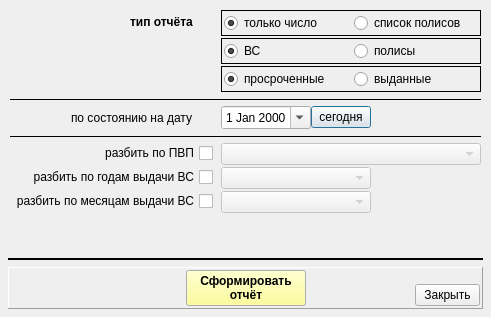
<?xml version="1.0" encoding="UTF-8"?>
<ui version="4.0">
 <class>print_expired_vs_statistic_wnd</class>
 <widget class="QDialog" name="print_expired_vs_statistic_wnd">
  <property name="geometry">
   <rect>
    <x>0</x>
    <y>0</y>
    <width>491</width>
    <height>317</height>
   </rect>
  </property>
  <property name="windowTitle">
   <string>Застрахованные с просроченными/выданными ВС/полисами</string>
  </property>
  <layout class="QVBoxLayout" name="verticalLayout" stretch="1,0,0">
   <property name="spacing">
    <number>6</number>
   </property>
   <property name="leftMargin">
    <number>8</number>
   </property>
   <property name="topMargin">
    <number>8</number>
   </property>
   <property name="rightMargin">
    <number>8</number>
   </property>
   <property name="bottomMargin">
    <number>8</number>
   </property>
   <item>
    <layout class="QFormLayout" name="formLayout">
     <property name="fieldGrowthPolicy">
      <enum>QFormLayout::AllNonFixedFieldsGrow</enum>
     </property>
     <property name="labelAlignment">
      <set>Qt::AlignRight|Qt::AlignTrailing|Qt::AlignVCenter</set>
     </property>
     <property name="horizontalSpacing">
      <number>8</number>
     </property>
     <property name="verticalSpacing">
      <number>2</number>
     </property>
     <property name="leftMargin">
      <number>2</number>
     </property>
     <property name="topMargin">
      <number>2</number>
     </property>
     <property name="rightMargin">
      <number>2</number>
     </property>
     <property name="bottomMargin">
      <number>2</number>
     </property>
     <item row="0" column="0">
      <widget class="QLabel" name="label">
       <property name="font">
        <font>
         <weight>75</weight>
         <bold>true</bold>
        </font>
       </property>
       <property name="text">
        <string>тип отчёта      </string>
       </property>
      </widget>
     </item>
     <item row="0" column="1">
      <widget class="QFrame" name="">
       <property name="frameShape">
        <enum>QFrame::Panel</enum>
       </property>
       <layout class="QHBoxLayout" name="horizontalLayout_2">
        <property name="leftMargin">
         <number>2</number>
        </property>
        <property name="topMargin">
         <number>2</number>
        </property>
        <property name="rightMargin">
         <number>2</number>
        </property>
        <property name="bottomMargin">
         <number>2</number>
        </property>
        <item>
         <widget class="QRadioButton" name="rb_count">
          <property name="text">
           <string>только число</string>
          </property>
          <property name="checked">
           <bool>true</bool>
          </property>
         </widget>
        </item>
        <item>
         <widget class="QRadioButton" name="rb_list">
          <property name="text">
           <string>список полисов</string>
          </property>
         </widget>
        </item>
       </layout>
      </widget>
     </item>
     <item row="1" column="1">
      <widget class="QFrame" name="frame_4">
       <property name="frameShape">
        <enum>QFrame::Panel</enum>
       </property>
       <layout class="QHBoxLayout" name="horizontalLayout_4">
        <property name="leftMargin">
         <number>2</number>
        </property>
        <property name="topMargin">
         <number>2</number>
        </property>
        <property name="rightMargin">
         <number>2</number>
        </property>
        <property name="bottomMargin">
         <number>2</number>
        </property>
        <item>
         <widget class="QRadioButton" name="rb_vs">
          <property name="text">
           <string>ВС</string>
          </property>
          <property name="checked">
           <bool>true</bool>
          </property>
         </widget>
        </item>
        <item>
         <widget class="QRadioButton" name="rb_pol">
          <property name="text">
           <string>полисы</string>
          </property>
          <property name="checked">
           <bool>false</bool>
          </property>
         </widget>
        </item>
       </layout>
      </widget>
     </item>
     <item row="2" column="1">
      <widget class="QFrame" name="frame_3">
       <property name="frameShape">
        <enum>QFrame::Panel</enum>
       </property>
       <layout class="QHBoxLayout" name="horizontalLayout_3">
        <property name="leftMargin">
         <number>2</number>
        </property>
        <property name="topMargin">
         <number>2</number>
        </property>
        <property name="rightMargin">
         <number>2</number>
        </property>
        <property name="bottomMargin">
         <number>2</number>
        </property>
        <item>
         <widget class="QRadioButton" name="rb_outtime">
          <property name="text">
           <string>просроченные</string>
          </property>
          <property name="checked">
           <bool>true</bool>
          </property>
         </widget>
        </item>
        <item>
         <widget class="QRadioButton" name="rb_get2hand">
          <property name="text">
           <string>выданные</string>
          </property>
          <property name="checked">
           <bool>false</bool>
          </property>
         </widget>
        </item>
       </layout>
      </widget>
     </item>
     <item row="3" column="0" colspan="2">
      <widget class="Line" name="line_4">
       <property name="minimumSize">
        <size>
         <width>0</width>
         <height>10</height>
        </size>
       </property>
       <property name="frameShadow">
        <enum>QFrame::Plain</enum>
       </property>
       <property name="lineWidth">
        <number>1</number>
       </property>
       <property name="orientation">
        <enum>Qt::Horizontal</enum>
       </property>
      </widget>
     </item>
     <item row="4" column="0">
      <widget class="QLabel" name="label_2">
       <property name="text">
        <string>по состоянию на дату      </string>
       </property>
      </widget>
     </item>
     <item row="4" column="1">
      <layout class="QHBoxLayout" name="horizontalLayout_5">
       <property name="leftMargin">
        <number>0</number>
       </property>
       <property name="topMargin">
        <number>0</number>
       </property>
       <property name="rightMargin">
        <number>0</number>
       </property>
       <property name="bottomMargin">
        <number>0</number>
       </property>
       <item>
        <widget class="QDateEdit" name="date_date">
         <property name="enabled">
          <bool>true</bool>
         </property>
         <property name="maximumSize">
          <size>
           <width>90</width>
           <height>16777215</height>
          </size>
         </property>
         <property name="alignment">
          <set>Qt::AlignCenter</set>
         </property>
         <property name="calendarPopup">
          <bool>true</bool>
         </property>
        </widget>
       </item>
       <item>
        <widget class="QPushButton" name="bn_today">
         <property name="minimumSize">
          <size>
           <width>60</width>
           <height>0</height>
          </size>
         </property>
         <property name="maximumSize">
          <size>
           <width>60</width>
           <height>16777215</height>
          </size>
         </property>
         <property name="text">
          <string>сегодня</string>
         </property>
        </widget>
       </item>
       <item>
        <spacer name="horizontalSpacer_3">
         <property name="orientation">
          <enum>Qt::Horizontal</enum>
         </property>
         <property name="sizeHint" stdset="0">
          <size>
           <width>40</width>
           <height>20</height>
          </size>
         </property>
        </spacer>
       </item>
      </layout>
     </item>
     <item row="5" column="0" colspan="2">
      <widget class="Line" name="line_2">
       <property name="minimumSize">
        <size>
         <width>0</width>
         <height>10</height>
        </size>
       </property>
       <property name="frameShadow">
        <enum>QFrame::Plain</enum>
       </property>
       <property name="lineWidth">
        <number>1</number>
       </property>
       <property name="orientation">
        <enum>Qt::Horizontal</enum>
       </property>
      </widget>
     </item>
     <item row="6" column="0">
      <widget class="QCheckBox" name="ch_by_points">
       <property name="layoutDirection">
        <enum>Qt::RightToLeft</enum>
       </property>
       <property name="text">
        <string>разбить по ПВП</string>
       </property>
      </widget>
     </item>
     <item row="6" column="1">
      <widget class="QComboBox" name="combo_point">
       <property name="enabled">
        <bool>false</bool>
       </property>
       <property name="maxVisibleItems">
        <number>40</number>
       </property>
      </widget>
     </item>
     <item row="7" column="0">
      <widget class="QCheckBox" name="ch_by_years">
       <property name="layoutDirection">
        <enum>Qt::RightToLeft</enum>
       </property>
       <property name="text">
        <string>разбить по годам выдачи ВС</string>
       </property>
      </widget>
     </item>
     <item row="7" column="1">
      <widget class="QComboBox" name="combo_year">
       <property name="enabled">
        <bool>false</bool>
       </property>
       <property name="maximumSize">
        <size>
         <width>150</width>
         <height>16777215</height>
        </size>
       </property>
       <property name="maxVisibleItems">
        <number>40</number>
       </property>
      </widget>
     </item>
     <item row="8" column="0">
      <widget class="QCheckBox" name="ch_by_months">
       <property name="layoutDirection">
        <enum>Qt::RightToLeft</enum>
       </property>
       <property name="text">
        <string>разбить по месяцам выдачи ВС</string>
       </property>
      </widget>
     </item>
     <item row="8" column="1">
      <widget class="QComboBox" name="combo_month">
       <property name="enabled">
        <bool>false</bool>
       </property>
       <property name="maximumSize">
        <size>
         <width>150</width>
         <height>16777215</height>
        </size>
       </property>
       <property name="maxVisibleItems">
        <number>40</number>
       </property>
      </widget>
     </item>
    </layout>
   </item>
   <item>
    <widget class="Line" name="line">
     <property name="frameShadow">
      <enum>QFrame::Plain</enum>
     </property>
     <property name="lineWidth">
      <number>2</number>
     </property>
     <property name="orientation">
      <enum>Qt::Horizontal</enum>
     </property>
    </widget>
   </item>
   <item>
    <widget class="QFrame" name="frame">
     <property name="frameShape">
      <enum>QFrame::Panel</enum>
     </property>
     <property name="frameShadow">
      <enum>QFrame::Raised</enum>
     </property>
     <layout class="QHBoxLayout" name="horizontalLayout">
      <property name="spacing">
       <number>2</number>
      </property>
      <property name="leftMargin">
       <number>2</number>
      </property>
      <property name="topMargin">
       <number>2</number>
      </property>
      <property name="rightMargin">
       <number>2</number>
      </property>
      <property name="bottomMargin">
       <number>2</number>
      </property>
      <item>
       <widget class="QFrame" name="frame_2">
        <property name="minimumSize">
         <size>
          <width>65</width>
          <height>0</height>
         </size>
        </property>
        <property name="maximumSize">
         <size>
          <width>65</width>
          <height>16777215</height>
         </size>
        </property>
        <property name="frameShape">
         <enum>QFrame::NoFrame</enum>
        </property>
        <property name="frameShadow">
         <enum>QFrame::Raised</enum>
        </property>
       </widget>
      </item>
      <item>
       <spacer name="horizontalSpacer">
        <property name="orientation">
         <enum>Qt::Horizontal</enum>
        </property>
        <property name="sizeHint" stdset="0">
         <size>
          <width>42</width>
          <height>20</height>
         </size>
        </property>
       </spacer>
      </item>
      <item>
       <widget class="QPushButton" name="bn_ok">
        <property name="minimumSize">
         <size>
          <width>120</width>
          <height>0</height>
         </size>
        </property>
        <property name="palette">
         <palette>
          <active>
           <colorrole role="Button">
            <brush brushstyle="SolidPattern">
             <color alpha="255">
              <red>255</red>
              <green>255</green>
              <blue>127</blue>
             </color>
            </brush>
           </colorrole>
          </active>
          <inactive>
           <colorrole role="Button">
            <brush brushstyle="SolidPattern">
             <color alpha="255">
              <red>255</red>
              <green>255</green>
              <blue>127</blue>
             </color>
            </brush>
           </colorrole>
          </inactive>
          <disabled>
           <colorrole role="Button">
            <brush brushstyle="SolidPattern">
             <color alpha="255">
              <red>255</red>
              <green>255</green>
              <blue>127</blue>
             </color>
            </brush>
           </colorrole>
          </disabled>
         </palette>
        </property>
        <property name="font">
         <font>
          <weight>75</weight>
          <bold>true</bold>
         </font>
        </property>
        <property name="text">
         <string>Сформировать
отчёт</string>
        </property>
       </widget>
      </item>
      <item>
       <spacer name="horizontalSpacer_2">
        <property name="orientation">
         <enum>Qt::Horizontal</enum>
        </property>
        <property name="sizeHint" stdset="0">
         <size>
          <width>42</width>
          <height>20</height>
         </size>
        </property>
       </spacer>
      </item>
      <item>
       <layout class="QVBoxLayout" name="verticalLayout_2">
        <property name="spacing">
         <number>2</number>
        </property>
        <property name="leftMargin">
         <number>0</number>
        </property>
        <property name="topMargin">
         <number>0</number>
        </property>
        <property name="rightMargin">
         <number>0</number>
        </property>
        <property name="bottomMargin">
         <number>0</number>
        </property>
        <item>
         <spacer name="verticalSpacer">
          <property name="orientation">
           <enum>Qt::Vertical</enum>
          </property>
          <property name="sizeHint" stdset="0">
           <size>
            <width>2</width>
            <height>2</height>
           </size>
          </property>
         </spacer>
        </item>
        <item>
         <widget class="QPushButton" name="bn_cansel">
          <property name="minimumSize">
           <size>
            <width>60</width>
            <height>0</height>
           </size>
          </property>
          <property name="maximumSize">
           <size>
            <width>65</width>
            <height>16777215</height>
           </size>
          </property>
          <property name="text">
           <string>Закрыть</string>
          </property>
         </widget>
        </item>
       </layout>
      </item>
     </layout>
    </widget>
   </item>
  </layout>
 </widget>
 <resources/>
 <connections/>
</ui>
